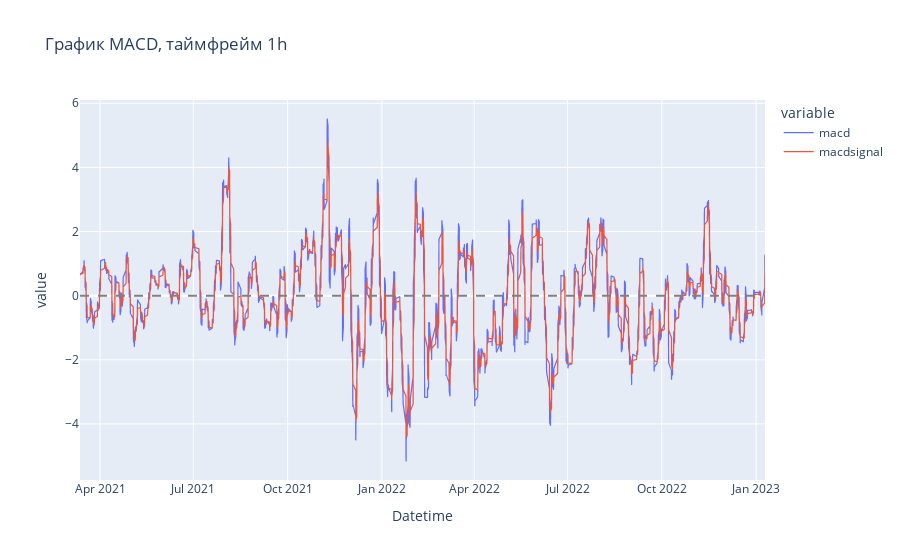

Write notebook code for a chart like this one.
### Markdown cell above
С помощью скользящих средних определяется общий тренд. Чем больший период принимается в расчет, тем глобальнее можно увидеть картину.

Экспоненциальная скользящая средняя EMA в отличие от простой скользящей SMA (средневзвешенного значения цены за период) более гибкая, поскольку большее значение придается последним ценовым данным, таким образом она быстрее реагирует на недавние изменения цены.

Согласно стратегии для покупки рассматривается ситуация, когда цена выше значения скользящего среднего, т.е. мы ищем моменты для совершения сделки на растущем ('бычьем') рынке, в ином случае тренд низходящий ('медвежий')

### Code cell
# также построим график MACD
fig = px.line(data[['macd', 'macdsignal']], title=f'График MACD, таймфрейм {interval}')
fig.update_traces(line_width=1.2)
fig.add_hline(y=0, line_dash="dash", line_color="grey")
fig.show()

### Figure 1 — Plotly figure (JSON) as saved in the notebook; plotly's stock layout.template omitted (floating-point values rounded to 4 significant figures; data arrays with more than 128 entries replaced by an {"elided": "..."} marker saying what was removed)
{"data": [{"hovertemplate": "variable=macd<br>Datetime=%{x}<br>value=%{y}<extra></extra>", "legendgroup": "macd", "line": {"color": "#636efa", "dash": "solid", "width": 1.2}, "marker": {"symbol": "circle"}, "mode": "lines", "name": "macd", "showlegend": true, "type": "scattergl", "x": {"elided": "3219 str values"}, "xaxis": "x", "y": {"elided": "3219 float values"}, "yaxis": "y"}, {"hovertemplate": "variable=macdsignal<br>Datetime=%{x}<br>value=%{y}<extra></extra>", "legendgroup": "macdsignal", "line": {"color": "#EF553B", "dash": "solid", "width": 1.2}, "marker": {"symbol": "circle"}, "mode": "lines", "name": "macdsignal", "showlegend": true, "type": "scattergl", "x": {"elided": "3219 str values"}, "xaxis": "x", "y": {"elided": "3219 float values"}, "yaxis": "y"}], "layout": {"legend": {"title": {"text": "variable"}, "tracegroupgap": 0}, "shapes": [{"line": {"color": "grey", "dash": "dash"}, "type": "line", "x0": 0, "x1": 1, "xref": "x domain", "y0": 0, "y1": 0, "yref": "y"}], "title": {"text": "График MACD, таймфрейм 1h"}, "xaxis": {"anchor": "y", "domain": [0, 1], "title": {"text": "Datetime"}}, "yaxis": {"anchor": "x", "domain": [0, 1], "title": {"text": "value"}}}}
